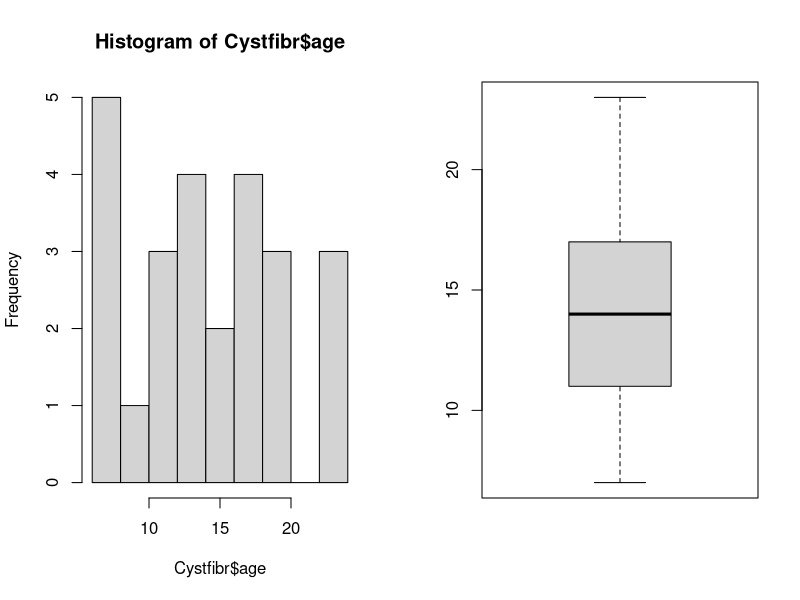
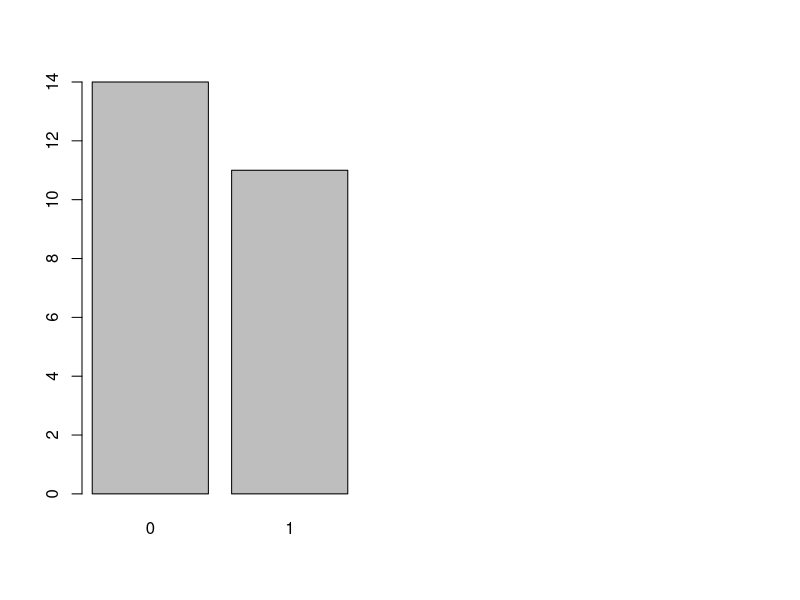

The R script that drew these images, in order: (Note: this script raises an error after producing the figures.)
### Exercicio 1
library(haven)
Cystfibr <- read_sav("estatistica_pratica/Cystfibr.sav")

alpha <- 0.01

#a

summary(Cystfibr$age)

par(mfrow = c(1,2))
hist(Cystfibr$age)
boxplot(Cystfibr$age)

# Reasonable symetric so assume normality



barplot(table(Cystfibr$sex))

table(Cystfibr$sex) 
prop.table(table(Cystfibr$sex) )

### Exercicio 3

#a)

### SEX 
# categorical variable

barplot(table(bp_obese$sex))

prop.table(table(bp_obese$sex))

##### obese
# continuous

analysis <- function(var) {
  
  # graphical
  par(mfrow = c(1,2))
  boxplot(var)
  hist(var)
  
  # main statistics
  summary <- summary(var)
  round(c(summary, sd = sd(var)),2)
}

analysis(bp_obese$obese)

analysis(bp_obese$bp)

## b) Does Gender affect blood preassure? It testing if the mean of bp for women 
# are equal to men so its a and hipotesis test on the difference of means 
# for independent samples

# HO = men - women = 0
# H1: men- women != 0

# Requirements
# - X and Y  are independent, 
# - Its a large samole given it is above n = 50

par(mfrow = c(1,2))
boxplot(bp_obese$bp[bp_obese$sex == 1])
boxplot(bp_obese$bp[bp_obese$sex == 0])

male <- bp_obese$bp[bp_obese$sex == 0]
female <- bp_obese$bp[bp_obese$sex == 1]

# despite the  they are faily symetric so we assume normality

t.test(bp ~ sex, bp_obese)

# We reject the null hipothesis
